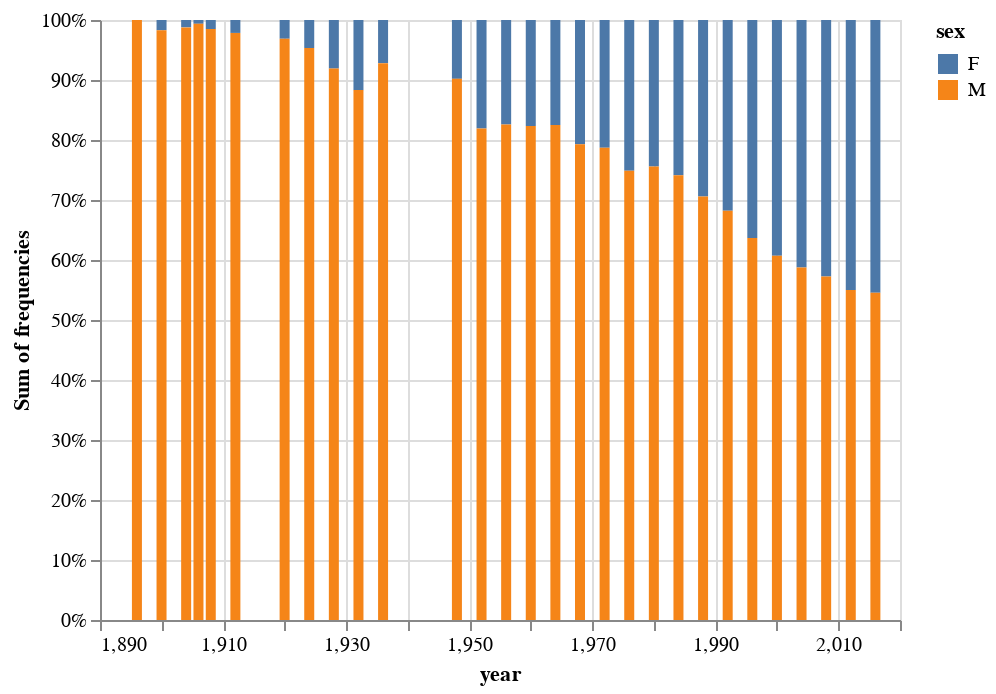

Write notebook code for a chart like this one.
### Code cell
alt.Chart(female).mark_bar().encode(
    x='year',
    y=alt.Y('sum(frequencies)', stack="normalize"),
    color=alt.Color('sex'),
)

### Figure 1 — Vega-Lite specification as saved in the notebook (floating-point values rounded to 4 significant figures)
{"$schema": "https://vega.github.io/schema/vega-lite/v3.4.0.json", "config": {"mark": {"tooltip": null}, "view": {"height": 300, "width": 400}}, "data": {"name": "data-2a1c3427a6b7393d133244e49bb8a6be"}, "datasets": {"data-2a1c3427a6b7393d133244e49bb8a6be": [{"frequencies": 0, "sex": "F", "year": 1896}, {"frequencies": 33, "sex": "F", "year": 1900}, {"frequencies": 16, "sex": "F", "year": 1904}, {"frequencies": 11, "sex": "F", "year": 1906}, {"frequencies": 47, "sex": "F", "year": 1908}, {"frequencies": 87, "sex": "F", "year": 1912}, {"frequencies": 134, "sex": "F", "year": 1920}, {"frequencies": 244, "sex": "F", "year": 1924}, {"frequencies": 404, "sex": "F", "year": 1928}, {"frequencies": 347, "sex": "F", "year": 1932}, {"frequencies": 468, "sex": "F", "year": 1936}, {"frequencies": 628, "sex": "F", "year": 1948}, {"frequencies": 1497, "sex": "F", "year": 1952}, {"frequencies": 893, "sex": "F", "year": 1956}, {"frequencies": 1435, "sex": "F", "year": 1960}, {"frequencies": 1348, "sex": "F", "year": 1964}, {"frequencies": 1777, "sex": "F", "year": 1968}, {"frequencies": 2193, "sex": "F", "year": 1972}, {"frequencies": 2172, "sex": "F", "year": 1976}, {"frequencies": 1756, "sex": "F", "year": 1980}, {"frequencies": 2447, "sex": "F", "year": 1984}, {"frequencies": 3543, "sex": "F", "year": 1988}, {"frequencies": 4124, "sex": "F", "year": 1992}, {"frequencies": 5008, "sex": "F", "year": 1996}, {"frequencies": 5431, "sex": "F", "year": 2000}, {"frequencies": 5546, "sex": "F", "year": 2004}, {"frequencies": 5816, "sex": "F", "year": 2008}, {"frequencies": 5815, "sex": "F", "year": 2012}, {"frequencies": 6223, "sex": "F", "year": 2016}, {"frequencies": 380, "sex": "M", "year": 1896}, {"frequencies": 1903, "sex": "M", "year": 1900}, {"frequencies": 1285, "sex": "M", "year": 1904}, {"frequencies": 1722, "sex": "M", "year": 1906}, {"frequencies": 3054, "sex": "M", "year": 1908}, {"frequencies": 3953, "sex": "M", "year": 1912}, {"frequencies": 4158, "sex": "M", "year": 1920}, {"frequencies": 4989, "sex": "M", "year": 1924}, {"frequencies": 4588, "sex": "M", "year": 1928}, {"frequencies": 2622, "sex": "M", "year": 1932}, {"frequencies": 6038, "sex": "M", "year": 1936}, {"frequencies": 5777, "sex": "M", "year": 1948}, {"frequencies": 6773, "sex": "M", "year": 1952}, {"frequencies": 4234, "sex": "M", "year": 1956}, {"frequencies": 6684, "sex": "M", "year": 1960}, {"frequencies": 6354, "sex": "M", "year": 1964}, {"frequencies": 6811, "sex": "M", "year": 1968}, {"frequencies": 8111, "sex": "M", "year": 1972}, {"frequencies": 6469, "sex": "M", "year": 1976}, {"frequencies": 5435, "sex": "M", "year": 1980}, {"frequencies": 7007, "sex": "M", "year": 1984}, {"frequencies": 8494, "sex": "M", "year": 1988}, {"frequencies": 8853, "sex": "M", "year": 1992}, {"frequencies": 8772, "sex": "M", "year": 1996}, {"frequencies": 8390, "sex": "M", "year": 2000}, {"frequencies": 7897, "sex": "M", "year": 2004}, {"frequencies": 7786, "sex": "M", "year": 2008}, {"frequencies": 7105, "sex": "M", "year": 2012}, {"frequencies": 7465, "sex": "M", "year": 2016}]}, "encoding": {"color": {"field": "sex", "type": "nominal"}, "x": {"field": "year", "type": "quantitative"}, "y": {"aggregate": "sum", "field": "frequencies", "stack": "normalize", "type": "quantitative"}}, "mark": "bar"}
